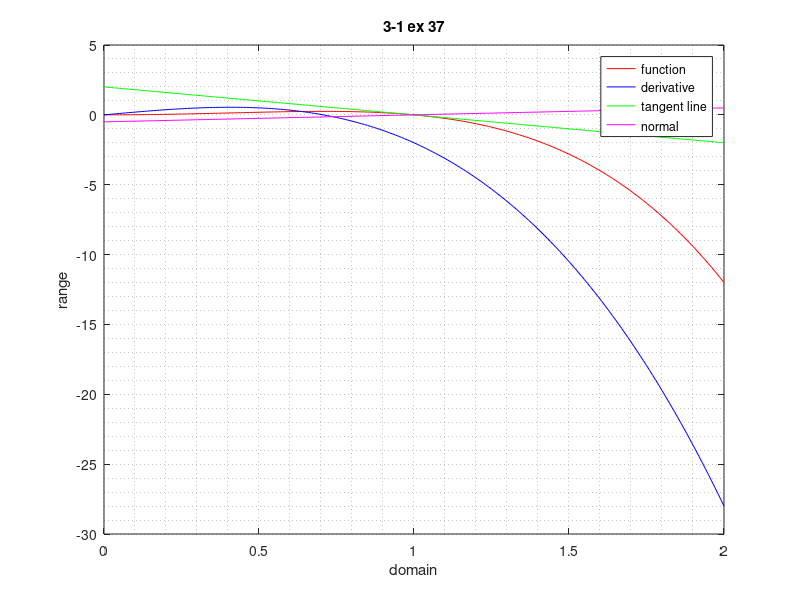

Here is the MATLAB script that generated this plot:
x = [0:.01:2];
y = x.^2 - x.^4; % (1,0)
y2 = 2 .* x - 4 .* x.^3;
y3 = -2 .* x + 2;
y4 = x ./ 2 - 0.5;

aux = figure();
plot(x, y, "r", x, y2, "b", x, y3, "g", x, y4, "m");
grid minor;
legend("function", "derivative", "tangent line", "normal");
title("3-1 ex 37");
xlabel("domain");
ylabel("range");

saveas(aux, "figure", "pdf");
